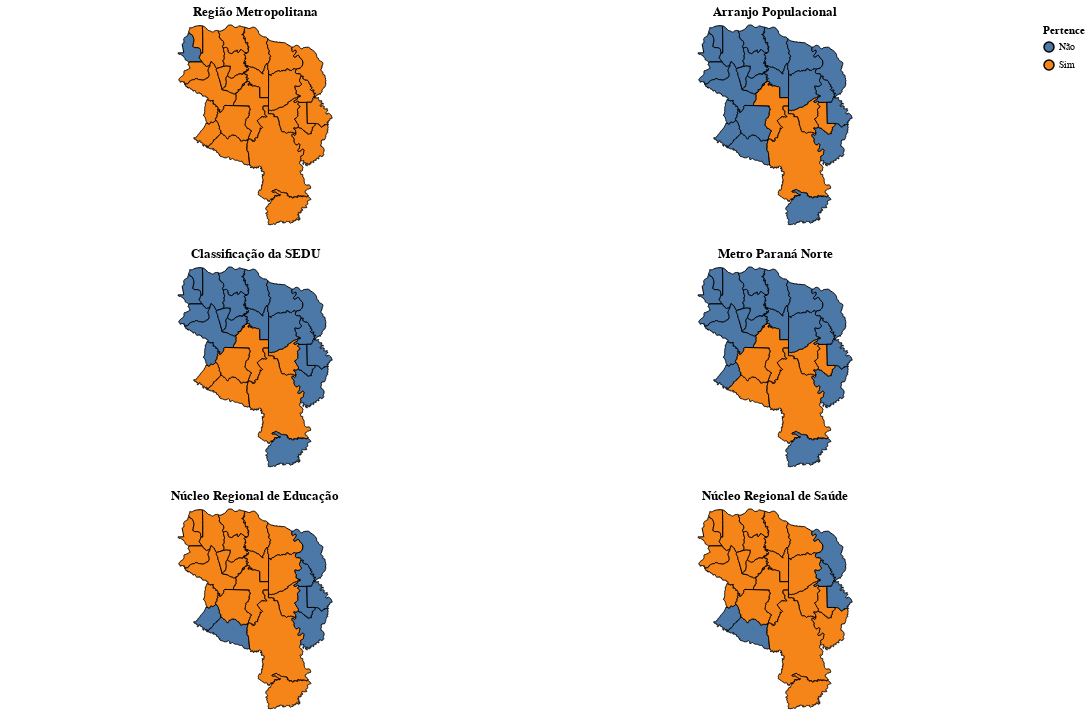

The cell this chart's notebook holds for it:
### Markdown cell above
## Estrutura Territorial

### Code cell
chart_estrutura_territorial = alt.vconcat(first_concat, second_concat, third_concat)
chart_estrutura_territorial.save('json_chart_estrutura_territorial.json', format='json')
chart_estrutura_territorial
